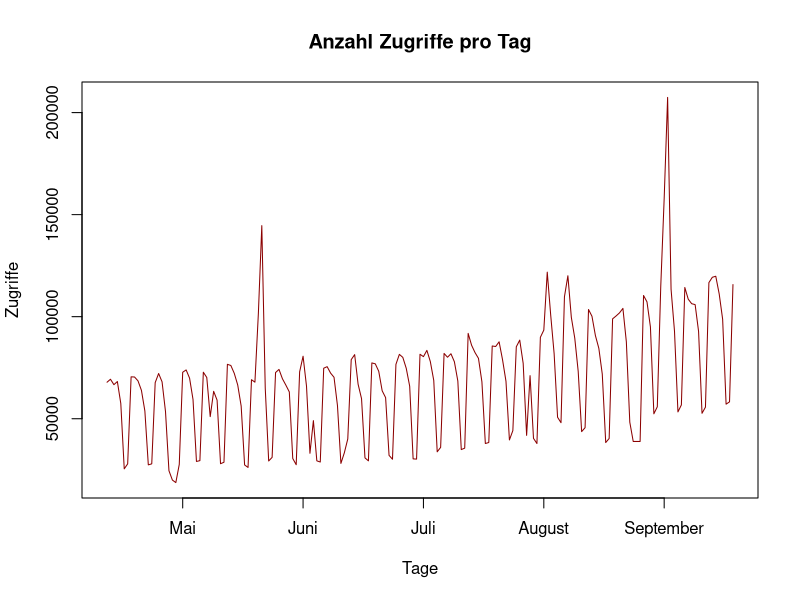
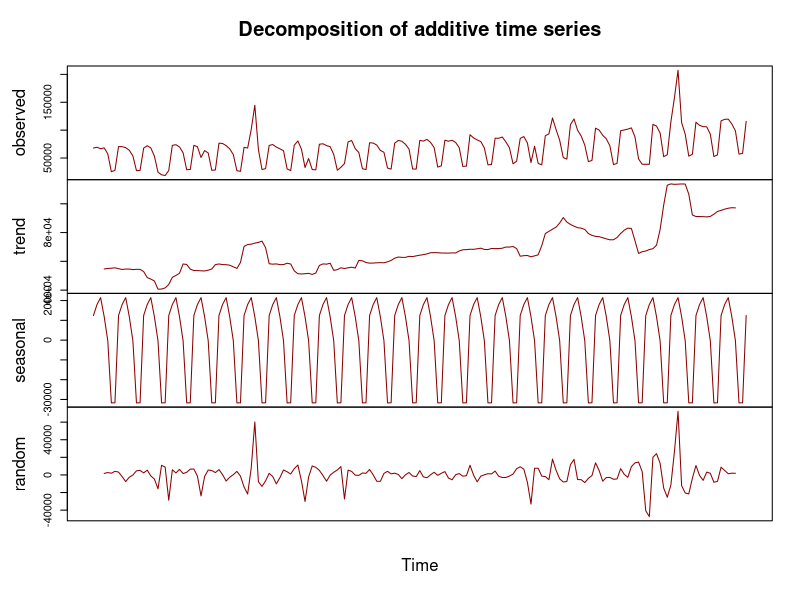
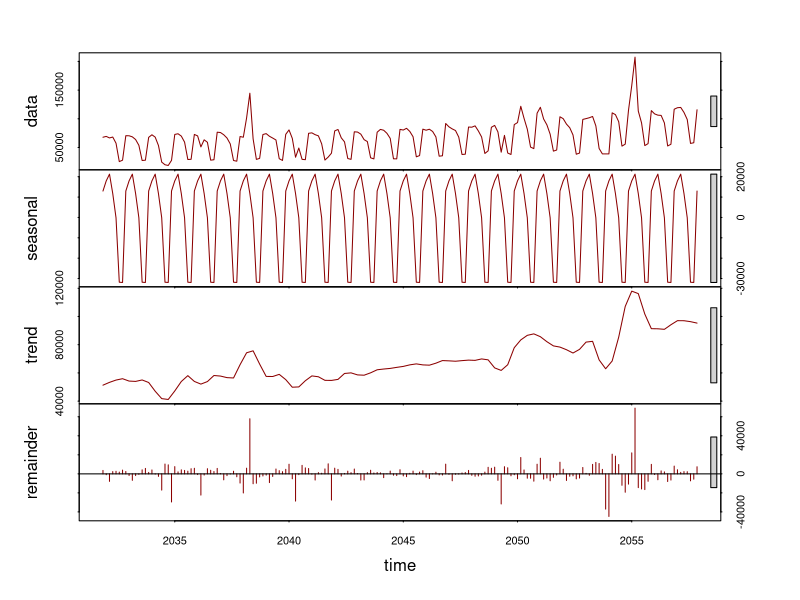

Here is the R script that generated these plots, in order:
library(readxl)

dat <- read_excel("anzahl_zugriffe_pro_tag.xlsx")

# example how to create a date sequence
# index <- seq(as.Date("2019-04-01"), as.Date("2019-09-30"), by = "day")
# ts.dat <- ts(dat$Anzahl, start = c(2019, as.numeric(format(index[1], "%j"))), frequency = 365)
# plot(ts.dat)

ts.dat<-ts(dat$Anzahl, start=c(2019, as.POSIXlt("2019-04-01")$yday+1), frequency=7)
ts.dat

plot(ts.dat, main="Anzahl Zugriffe pro Tag", xlab="Tage", ylab="Zugriffe", xaxt = 'n', col = "darkred")
axis(side=1, at=c(2035,2040,2045,2050,2055), labels=c("Mai","Juni","Juli","August","September"))

dc.dat <- decompose(ts.dat)
plot(dc.dat,xaxt = 'n', col = "darkred")

stl.dat <- stl(ts.dat, s.window = 'periodic')
plot(stl.dat, xaxt = 'n', col = "darkred")

